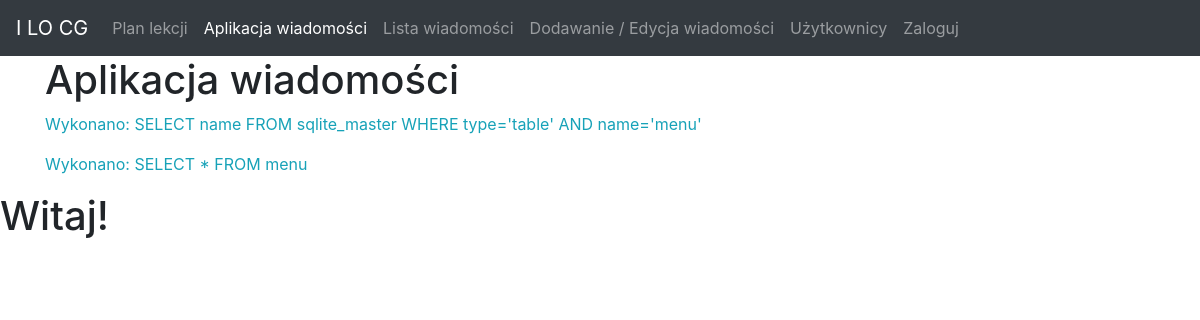
The page / on the database its author committed.
### tables this page shows
CREATE TABLE menu (
	id INTEGER PRIMARY KEY AUTOINCREMENT,
	nazwa_pliku CHAR(20),
	tytul VARCHAR(40),
	pozycja INTEGER DEFAULT 0
);

### inc/db.php (called while the page is built, shortened)
<?php
class Baza {
	static private $db = null;
	static public $mode = PDO::FETCH_ASSOC;
	public function __construct($dbfile) {
		try {
			self::$db = new PDO("sqlite:$dbfile");
			self::$db->setAttribute(PDO::ATTR_ERRMODE, PDO::ERRMODE_EXCEPTION);
		} catch(PDOException $e) {
			self::$kom[] = 'Błąd: '.$e->getMessage()."\n";
		}
	}
	static public function db_query($q) {
		try {
			self::$ret = self::$db->query($q, self::$mode)->fetchAll();
		} catch (PDOException $e) {
			self::$kom[] = 'Błąd: '.$e->getMessage()."\n";
		}
	}
}
?>

### inc/functions.php (the view, shortened to what this page needs)
<?php
function get_kom($kom) {
	foreach ($kom as $k) echo '<p class="text-info">'.$k.'</p>';
}
function get_menu($db, $id, &$strona) {
	Baza::db_query('SELECT * FROM menu');
	foreach (Baza::$ret as $k => $t) {
		echo '
<li class="nav-item">
	<a class="nav-link';
		if ($t['id'] == $id) {
			echo ' active';
		}
		echo '" href="?id='.$t['id'].'">'.$t['tytul'].'</a>
</li>';
	}
}
function get_page_title($strona) {
	if (array_key_exists('tytul', $strona)) {
		echo $strona['tytul'];
	} else {
		echo 'Aplikacja PHP';
	}
}
?>

### rows shown on the page
menu: tytul "Aplikacja wiadomości"
menu: tytul "Lista wiadomości"
menu: tytul "Dodawanie / Edycja wiadomości"
menu: tytul "Użytkownicy"
menu: tytul "Zaloguj"

### other values the page prints
$k "Wykonano: SELECT name FROM sqlite_master WHERE type='table' AND name='menu'"
$k "Wykonano: SELECT * FROM menu"
